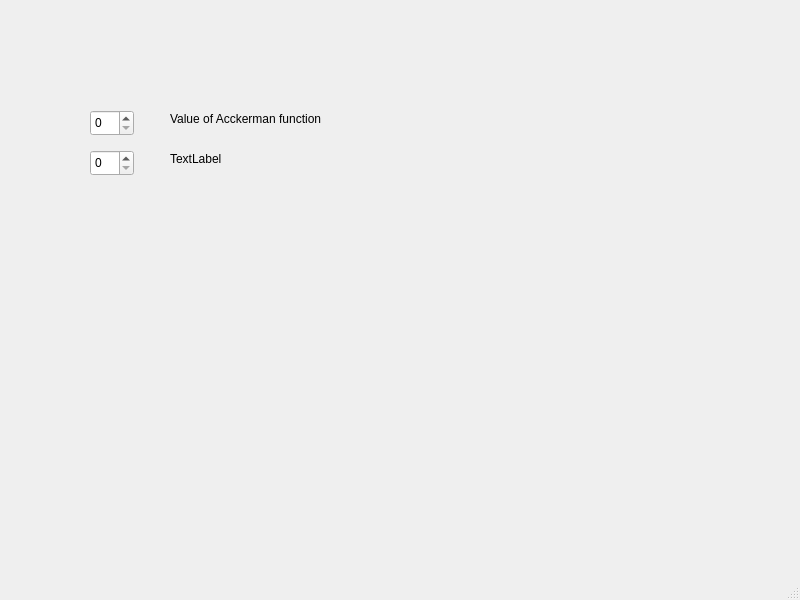
<?xml version="1.0" encoding="UTF-8"?>
<ui version="4.0">
 <class>MainWindow</class>
 <widget class="QMainWindow" name="MainWindow">
  <property name="geometry">
   <rect>
    <x>0</x>
    <y>0</y>
    <width>800</width>
    <height>600</height>
   </rect>
  </property>
  <property name="windowTitle">
   <string>MainWindow</string>
  </property>
  <widget class="QWidget" name="centralwidget">
   <widget class="QSpinBox" name="spinBox">
    <property name="geometry">
     <rect>
      <x>90</x>
      <y>110</y>
      <width>44</width>
      <height>26</height>
     </rect>
    </property>
   </widget>
   <widget class="QSpinBox" name="spinBox_2">
    <property name="geometry">
     <rect>
      <x>90</x>
      <y>150</y>
      <width>44</width>
      <height>26</height>
     </rect>
    </property>
   </widget>
   <widget class="QLabel" name="label">
    <property name="geometry">
     <rect>
      <x>170</x>
      <y>110</y>
      <width>221</width>
      <height>17</height>
     </rect>
    </property>
    <property name="text">
     <string>Value of Acckerman function</string>
    </property>
   </widget>
   <widget class="QLabel" name="label_2">
    <property name="geometry">
     <rect>
      <x>170</x>
      <y>150</y>
      <width>181</width>
      <height>17</height>
     </rect>
    </property>
    <property name="text">
     <string>TextLabel</string>
    </property>
   </widget>
   <widget class="QLabel" name="label_3">
    <property name="geometry">
     <rect>
      <x>150</x>
      <y>130</y>
      <width>601</width>
      <height>431</height>
     </rect>
    </property>
    <property name="text">
     <string/>
    </property>
   </widget>
  </widget>
  <widget class="QMenuBar" name="menubar">
   <property name="geometry">
    <rect>
     <x>0</x>
     <y>0</y>
     <width>800</width>
     <height>22</height>
    </rect>
   </property>
  </widget>
  <widget class="QStatusBar" name="statusbar"/>
 </widget>
 <resources/>
 <connections/>
</ui>
